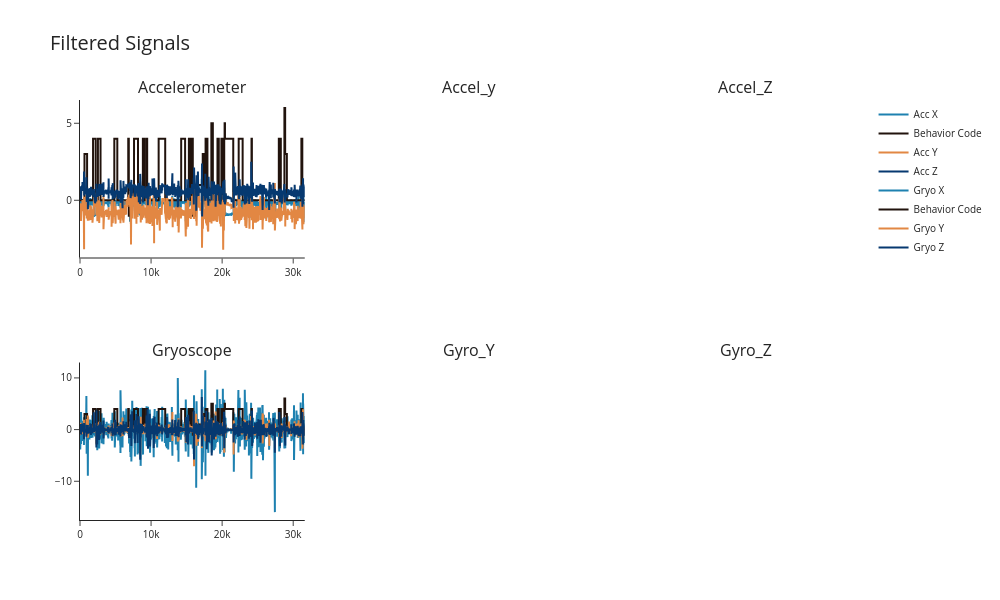

Source (notebook cell):
### Code cell
fig_plot = raw_plots_plotly(P13_Left)
fig_plot.show()
################################################################################################################
# CODE: isna()=0,
# chair=1,
# Standing=2, 
# Manipulating=3,
# Twirling=4,
# Drumming=5,
# Finger=6,
# NoHyp=0,
# $else = -1 TP or TS
################################################################################################################

### Figure 1 — Plotly figure (JSON) as saved in the notebook; plotly's stock layout.template omitted (floating-point values rounded to 4 significant figures; data arrays with more than 128 entries replaced by an {"elided": "..."} marker saying what was removed)
{"data": [{"line": {"color": "#1e81b0"}, "mode": "lines", "name": "Acc X", "type": "scatter", "x": {"elided": "31625 int values"}, "xaxis": "x", "y": {"elided": "31625 float values"}, "yaxis": "y"}, {"line": {"color": "#21130d"}, "mode": "lines", "name": "Behavior Code", "type": "scatter", "x": {"elided": "31625 int values"}, "xaxis": "x", "y": {"elided": "31625 int values"}, "yaxis": "y"}, {"line": {"color": "#e28743"}, "mode": "lines", "name": "Acc Y", "type": "scatter", "x": {"elided": "31625 int values"}, "xaxis": "x", "y": {"elided": "31625 float values"}, "yaxis": "y"}, {"line": {"color": "#063970"}, "mode": "lines", "name": "Acc Z", "type": "scatter", "x": {"elided": "31625 int values"}, "xaxis": "x", "y": {"elided": "31625 float values"}, "yaxis": "y"}, {"line": {"color": "#1e81b0"}, "mode": "lines", "name": "Gryo X", "type": "scatter", "x": {"elided": "31625 int values"}, "xaxis": "x4", "y": {"elided": "31625 float values"}, "yaxis": "y4"}, {"line": {"color": "#21130d"}, "mode": "lines", "name": "Behavior Code", "type": "scatter", "x": {"elided": "31625 int values"}, "xaxis": "x4", "y": {"elided": "31625 int values"}, "yaxis": "y4"}, {"line": {"color": "#e28743"}, "mode": "lines", "name": "Gryo Y", "type": "scatter", "x": {"elided": "31625 int values"}, "xaxis": "x4", "y": {"elided": "31625 float values"}, "yaxis": "y4"}, {"line": {"color": "#063970"}, "mode": "lines", "name": "Gryo Z", "type": "scatter", "x": {"elided": "31625 int values"}, "xaxis": "x4", "y": {"elided": "31625 float values"}, "yaxis": "y4"}], "layout": {"annotations": [{"font": {"size": 16}, "showarrow": false, "text": "Accelerometer", "x": 0.1444, "xanchor": "center", "xref": "paper", "y": 1, "yanchor": "bottom", "yref": "paper"}, {"font": {"size": 16}, "showarrow": false, "text": "Accel_y", "x": 0.5, "xanchor": "center", "xref": "paper", "y": 1, "yanchor": "bottom", "yref": "paper"}, {"font": {"size": 16}, "showarrow": false, "text": "Accel_Z", "x": 0.8556, "xanchor": "center", "xref": "paper", "y": 1, "yanchor": "bottom", "yref": "paper"}, {"font": {"size": 16}, "showarrow": false, "text": "Gryoscope", "x": 0.1444, "xanchor": "center", "xref": "paper", "y": 0.375, "yanchor": "bottom", "yref": "paper"}, {"font": {"size": 16}, "showarrow": false, "text": "Gyro_Y", "x": 0.5, "xanchor": "center", "xref": "paper", "y": 0.375, "yanchor": "bottom", "yref": "paper"}, {"font": {"size": 16}, "showarrow": false, "text": "Gyro_Z", "x": 0.8556, "xanchor": "center", "xref": "paper", "y": 0.375, "yanchor": "bottom", "yref": "paper"}], "font": {"size": 10}, "height": 600, "title": {"font": {"size": 20}, "text": "Filtered Signals"}, "width": 1000, "xaxis": {"anchor": "y", "domain": [0, 0.2889]}, "xaxis2": {"anchor": "y2", "domain": [0.3556, 0.6444]}, "xaxis3": {"anchor": "y3", "domain": [0.7111, 1]}, "xaxis4": {"anchor": "y4", "domain": [0, 0.2889]}, "xaxis5": {"anchor": "y5", "domain": [0.3556, 0.6444]}, "xaxis6": {"anchor": "y6", "domain": [0.7111, 1]}, "yaxis": {"anchor": "x", "domain": [0.625, 1]}, "yaxis2": {"anchor": "x2", "domain": [0.625, 1]}, "yaxis3": {"anchor": "x3", "domain": [0.625, 1]}, "yaxis4": {"anchor": "x4", "domain": [0, 0.375]}, "yaxis5": {"anchor": "x5", "domain": [0, 0.375]}, "yaxis6": {"anchor": "x6", "domain": [0, 0.375]}}}
